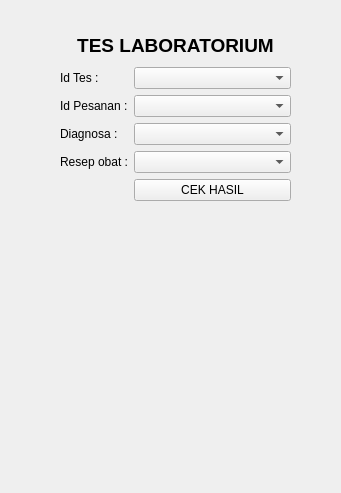
<?xml version="1.0" encoding="UTF-8"?>
<ui version="4.0">
 <class>Form</class>
 <widget class="QWidget" name="Form">
  <property name="geometry">
   <rect>
    <x>0</x>
    <y>0</y>
    <width>341</width>
    <height>493</height>
   </rect>
  </property>
  <property name="windowTitle">
   <string>Form</string>
  </property>
  <widget class="QWidget" name="verticalLayoutWidget">
   <property name="geometry">
    <rect>
     <x>60</x>
     <y>30</y>
     <width>231</width>
     <height>171</height>
    </rect>
   </property>
   <layout class="QVBoxLayout" name="verticalLayout">
    <item>
     <widget class="QLabel" name="judul_label">
      <property name="font">
       <font>
        <pointsize>14</pointsize>
        <weight>75</weight>
        <bold>true</bold>
       </font>
      </property>
      <property name="text">
       <string>TES LABORATORIUM</string>
      </property>
      <property name="alignment">
       <set>Qt::AlignCenter</set>
      </property>
     </widget>
    </item>
    <item>
     <layout class="QFormLayout" name="formLayout">
      <item row="0" column="0">
       <widget class="QLabel" name="tes_label">
        <property name="text">
         <string>Id Tes :</string>
        </property>
       </widget>
      </item>
      <item row="0" column="1">
       <widget class="QComboBox" name="tes_comboBox"/>
      </item>
      <item row="1" column="0">
       <widget class="QLabel" name="pesanan_label">
        <property name="text">
         <string>Id Pesanan :</string>
        </property>
       </widget>
      </item>
      <item row="1" column="1">
       <widget class="QComboBox" name="pesanan_comboBox"/>
      </item>
      <item row="3" column="0">
       <widget class="QLabel" name="resep_label">
        <property name="text">
         <string>Resep obat :</string>
        </property>
       </widget>
      </item>
      <item row="2" column="0">
       <widget class="QLabel" name="diagnosa_label">
        <property name="text">
         <string>Diagnosa :</string>
        </property>
       </widget>
      </item>
      <item row="2" column="1">
       <widget class="QComboBox" name="diagnosa_comboBox"/>
      </item>
      <item row="3" column="1">
       <widget class="QComboBox" name="resep_comboBox"/>
      </item>
      <item row="4" column="1">
       <widget class="QPushButton" name="cek_button">
        <property name="text">
         <string>CEK HASIL</string>
        </property>
       </widget>
      </item>
     </layout>
    </item>
   </layout>
  </widget>
 </widget>
 <resources/>
 <connections/>
</ui>
